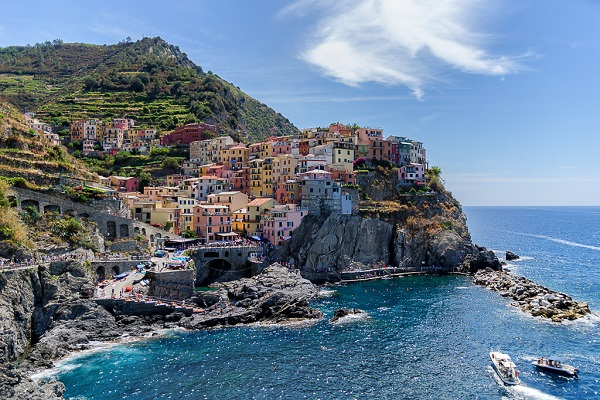
#> input picture src/src_son/src/robot_control/scripts/img/img.jpg, 600 x 400 px
$ python -i read_camera.py   (imports and definitions only)   (older library calls are emulated)
#> lines starting #> are read from the running program, lines starting #| are printed output that depends on the picture
#> further down, picture is the input picture: shape (400, 600, 3); mean B, G, R 142.3, 123.3, 103.5
#!/usr/bin/env python3

import numpy as np
import cv2
import rospy
# cap = cv2.VideoCapture(0)
# cap.set(3, 640)
# cap.set(4, 480)


def say_it_works():
    rospy.loginfo(
        "Success! You just have imported a Python module in another package.")


# [25 lines left out: functions background_subtraction, split_rgb, not called in this run]


def draw_rectangle(img):
    # resize the image to a smaller size
    img = cv2.resize(img, (0, 0), fx=0.3, fy=0.3)
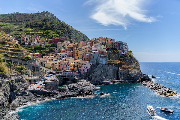
#> img: shape (120, 180, 3); mean of channels 0, 1, 2 142.3, 123.4, 103.6; drawn as B, G, R
    # draw a rectangle
    # img, pt1, pt2, color, thickness,pt1 is the top left corner and pt2 is the bottom right corner
    cv2.rectangle(img, (0, 0), (100, 100), (0, 255, 0), 2)
    cv2.imshow("img-rectangle", img)


def draw_circle(img):
    # resize the image to a smaller size
    img = cv2.resize(img, (0, 0), fx=0.3, fy=0.3)
    # draw a circle
    # img, center, radius, color, thickness
    cv2.circle(img, (100, 100), 50, (0, 255, 0), 2)
    cv2.imshow("img-circle", img)


def draw_line(img):
    # resize img
    img = cv2.resize(img, (0, 0), fx=0.3, fy=0.3)
    # draw a line
    # img, pt1, pt2, color, thickness
    cv2.line(img, (0, 0), (100, 100), (0, 255, 0), 2)


def draw_text(img):
    # resize img
    img = cv2.resize(img, (0, 0), fx=0.3, fy=0.3)
    # draw a text
    # img, text, org, fontFace, fontScale, color, thickness
    cv2.putText(img, "Hello World", (20, 20),
                cv2.FONT_HERSHEY_SIMPLEX, 1, (0, 255, 0), 2)
    cv2.imshow("img-text", img)


def draw_polygon(img):
    # resize img
    img = cv2.resize(img, (0, 0), fx=0.3, fy=0.3)
    # draw a polygon
    pts = np.array([[10, 5], [20, 30], [70, 20], [50, 10]],
                   np.int32)  # pts is a numpy array of points
    print(pts.shape)
    pts = pts.reshape((-1, 1, 2))  # pts is a numpy array of points
    print(pts.shape)
    # img, pts, isClosed, color, thickness
    cv2.polylines(img, [pts], True, (0, 255, 0), 2)
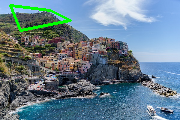
#> img: shape (120, 180, 3); mean of channels 0, 1, 2 139.5, 125.5, 101.6; drawn as B, G, R
    cv2.imshow("img-polygon", img)


# [254 lines left out: functions convert_gray, basic_threshold, adaptive_threshold, inrange, inrange_hsv, canny_edge_detection and 11 more, not called in this run]


def draw_all(img):
    draw_rectangle(img)
    draw_circle(img)
    draw_line(img)
    draw_text(img)
    draw_polygon(img)
#> (the run stopped early here; a loop or call above may not have finished)
